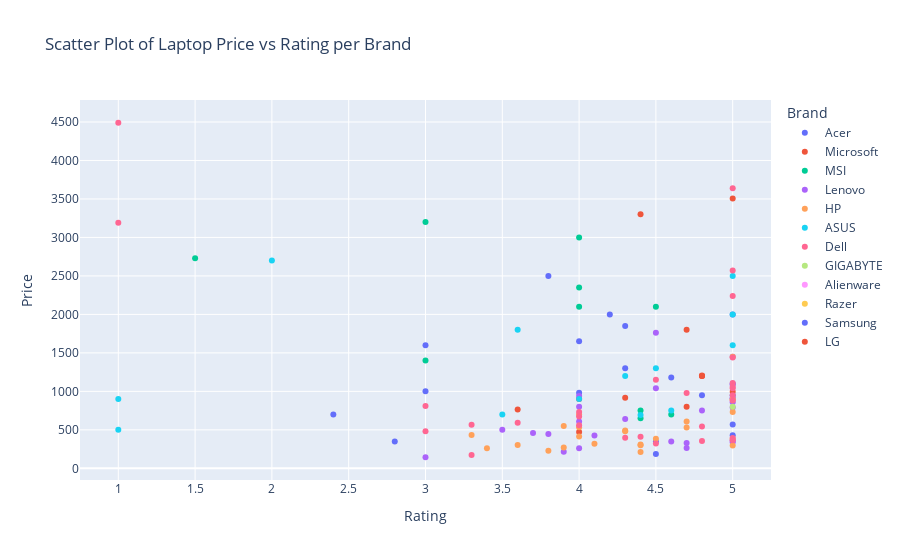

Write notebook code for a chart like this one.
### Code cell
scatter_price_rating = px.scatter(laptops_cleaned, x = 'Rating', y = 'Price', color = 'Brand', hover_data=["Brand", "Model"],
                                 labels = {'Rating': 'Rating', 'Price': "Price", 'Brand': 'Brand'},
                                 title = 'Scatter Plot of Laptop Price vs Rating per Brand')

scatter_price_rating.show()

### Figure 1 — Plotly figure (JSON) as saved in the notebook; plotly's stock layout.template omitted (floating-point values rounded to 4 significant figures; data arrays with more than 128 entries replaced by an {"elided": "..."} marker saying what was removed)
{"data": [{"customdata": [["Acer", "PHN16-71-73LT"], ["Acer", "A315-24PT-R90Z"], ["Acer", "PHN16-71-73RR"], ["Acer", "PH16-71-93FR"], ["Acer", "NX.VP2AA.008"], ["Acer", "NX.A6WAA.00H"], ["Acer", "SFG14-71T-71SZ"], ["Acer", "PT14-51-7979"], ["Acer", "PH18-71-94F1"], ["Acer", "SFX16-61G-R4J6"], ["Acer", "NH.QEWAA.001"], ["Acer", "NX.KHFAA.004"], ["Acer", "NX.VPDAA.003"], ["Acer", "NX.VUTAA.002"], ["Acer", "NX.K7UAA.001"], ["Acer", "NH.QC5AA.001"], ["Acer", "NH.QMHAA.001"], ["Acer", "NH.QESAA.002"], ["Acer", "AN515-58-527S"], ["Acer", "NX.KN1AA.001"], ["Acer", "NH.QMAAA.001"], ["Acer", "NX.KJZAA.001"], ["Acer", "TMP41452531CUS"], ["Acer", "SFX16-61G-R9VD"], ["Acer", "PH18-71-76B3"], ["Acer", "SFX14-71G-5911"], ["Acer", "NX.VN2AA.001"], ["Acer", "AN16-41-R9ZH"], ["Acer", "NX.A19AA.005"]], "hovertemplate": "Brand=%{customdata[0]}<br>Rating=%{x}<br>Price=%{y}<br>Model=%{customdata[1]}<extra></extra>", "legendgroup": "Acer", "marker": {"color": "#636efa", "symbol": "circle"}, "mode": "markers", "name": "Acer", "orientation": "v", "showlegend": true, "type": "scatter", "x": [4.6, 4.5, 4.8, 4.3, 5, 4.5, 5, 5, 3.8, 3, 4, 5, 3, null, null, null, null, null, 4.3, null, null, null, null, null, 4.2, null, 5, 4, null], "xaxis": "x", "y": [1180.0, 350.0, 950.0, 1850.0, 1100.0, 186.0, 950.0, 2000.0, 2500.0, 1600.0, 982.0, 570.0, 1000.0, 1065.0, 362.0, 836.0, 776.0, 790.0, 1300.0, 312.0, 1034.0, 359.0, 1050.0, 1250.0, 2000.0, 1100.0, 430.0, 1650.0, 466.0], "yaxis": "y"}, {"customdata": [["Microsoft", "QIL-00001"], ["Microsoft", "QIL-00052"], ["Microsoft", "Z2D-00001"], ["Microsoft", "QEZ-00001"], ["Microsoft", "RS1-00001"], ["Microsoft", "XKQ-00006"], ["Microsoft", "Z3G-00001"], ["Microsoft", "GSRF VFL-00001"], ["Microsoft", "QKI-00001"], ["Microsoft", "GSRF 5BT-00058"], ["Microsoft", "GSRF 5W6-00001"], ["Microsoft", "GSRF VEF-00001"], ["Microsoft", "GSRF VGY-00001"], ["Microsoft", "GSRF V4C-00064"], ["Microsoft", "GSRF V4C-00022"], ["Microsoft", "GSRF 5EB-00058"], ["Microsoft", "GSRF THH-00035"], ["Microsoft", "GSRF V4G-00001"], ["Microsoft", "GSRF 5IM-00001"], ["Microsoft", "GSRF 5W6-00024"]], "hovertemplate": "Brand=%{customdata[0]}<br>Rating=%{x}<br>Price=%{y}<br>Model=%{customdata[1]}<extra></extra>", "legendgroup": "Microsoft", "marker": {"color": "#EF553B", "symbol": "circle"}, "mode": "markers", "name": "Microsoft", "orientation": "v", "showlegend": true, "type": "scatter", "x": [4.8, 4.8, 4.4, 4.7, 4.8, null, 5, null, 4.7, null, null, null, 3.6, null, 5, null, 4, 4.3, null, 4], "xaxis": "x", "y": [1200.0, 1200.0, 3300.0, 800.0, 1205, 1000.0, 3506, 1500.0, 1800.0, 721.0, 1080.0, 1240.0, 765.0, 995.0, 995.0, 1300.0, 473.0, 918.0, 1520.0, 901.0], "yaxis": "y"}, {"customdata": [["MSI", "PRE14EVO13269"], ["MSI", "CYBORG1512043"], ["MSI", "BRAVO15B7001"], ["MSI", "Thin GF63 12UCX-898US"], ["MSI", "Vector GP68HX 13VH-256US"], ["MSI", "CODR13NUC069"], ["MSI", "STEALTH1713019"], ["MSI", "PRE16STU14020"], ["MSI", "COM1413003"], ["MSI", "STEALTH1713008"], ["MSI", "CREATOR1711471"], ["MSI", "VECTOR16HX14479"], ["MSI", "PRE16EVO14016"], ["MSI", "THINGF6312823"], ["MSI", "PRE16EVO14013"], ["MSI", "GF63111424"], ["MSI", "Vector GP68HX 13VI-255US"], ["MSI", "GS6612246"], ["MSI", "PRE13EVO14027"]], "hovertemplate": "Brand=%{customdata[0]}<br>Rating=%{x}<br>Price=%{y}<br>Model=%{customdata[1]}<extra></extra>", "legendgroup": "MSI", "marker": {"color": "#00cc96", "symbol": "circle"}, "mode": "markers", "name": "MSI", "orientation": "v", "showlegend": true, "type": "scatter", "x": [null, 4.4, 4.4, 4.6, 4.5, null, 4, null, null, 4, 4, null, 3, null, null, null, 3, 1.5, null], "xaxis": "x", "y": [1500.0, 750.0, 650.0, 700.0, 2100.0, 1500.0, 2100.0, 1900.0, 1130.0, 3000.0, 2350.0, 3300.0, 1400.0, 900.0, 1450.0, 700.0, 3200.0, 2730.0, 1299], "yaxis": "y"}, {"customdata": {"elided": "67x2 str values"}, "hovertemplate": "Brand=%{customdata[0]}<br>Rating=%{x}<br>Price=%{y}<br>Model=%{customdata[1]}<extra></extra>", "legendgroup": "Lenovo", "marker": {"color": "#ab63fa", "symbol": "circle"}, "mode": "markers", "name": "Lenovo", "orientation": "v", "showlegend": true, "type": "scatter", "x": [5, 4.6, null, 4.8, null, null, null, 3, 4.5, 5, null, 4.7, null, null, null, null, 3.5, 3.9, null, null, 4, 3.8, null, 4.1, 4, null, 5, 4.7, null, null, 4.3, null, 5, 5, null, null, null, null, 4, null, 5, null, null, null, null, null, 4.5, null, null, null, null, null, null, null, null, null, null, null, null, 4, null, 3.7, null, null, 5, 5, null], "xaxis": "x", "y": [340.0, 350.0, 1200.0, 750.0, 630.0, 920.0, 500.0, 144.0, 1040.0, 910.0, 1040.0, 330.0, 800.0, 790.0, 1460.0, 940.0, 500.0, 216.0, 479.0, 640.0, 608.0, 446.0, 860.0, 426.0, 260.0, 800.0, 790.0, 264.0, 463.0, 880.0, 640.0, 1370.0, 910.0, 363.0, 820.0, 1600.0, 1600.0, 1250.0, 800.0, 1700.0, 860.0, 330.0, 880.0, 930.0, 380.0, 770.0, 1760.0, 1520.0, 1270.0, 2450.0, 900.0, 940.0, 653.0, 2080.0, 1480.0, 1220.0, 1500.0, 1540.0, 790.0, 940.0, 1200.0, 459.0, 1130.0, 990.0, 1450.0, 1090.0, 1250.0], "yaxis": "y"}, {"customdata": [["HP", "7Z183UT#ABA"], ["HP", "840G3.8.256.Pro"], ["HP", "7P3B6UT#ABA"], ["HP", "822P5UT#ABA"], ["HP", "840G6.i5.16.256"], ["HP", "BB5-32872"], ["HP", "840 G3"], ["HP", "840 G6"], ["HP", "745G6.8.256.Pro"], ["HP", "830 G5"], ["HP", "840 G5"], ["HP", "830 G6"], ["HP", "840 G5"], ["HP", "ZBook Studio G3"], ["HP", "840 G3"], ["HP", "X360.1030.G3.Pro"], ["HP", "15U.G5.i7.16.256"], ["HP", "89D96UTABA"], ["HP", "840 G3-32354"], ["HP", "840 G6"], ["HP", "840 G6"], ["HP", "ZBook Studio G5"], ["HP", "ZBOOK 15 G3-32463"], ["HP", "89D95UTABA"], ["HP", "15U.G6.i7.16.256"], ["HP", "840G6.8.256.Pro"], ["HP", "EliteBook 840 G7"], ["HP", "840G5.i5.8.256.Pro"], ["HP", "840 G3-31676"], ["HP", "14-dq0001dx"], ["HP", "830 G7"], ["HP", "650 G2"]], "hovertemplate": "Brand=%{customdata[0]}<br>Rating=%{x}<br>Price=%{y}<br>Model=%{customdata[1]}<extra></extra>", "legendgroup": "HP", "marker": {"color": "#FFA15A", "symbol": "circle"}, "mode": "markers", "name": "HP", "orientation": "v", "showlegend": true, "type": "scatter", "x": [null, 3.8, null, 5, 5, 4.4, 4.3, 4, 3.4, 4.5, 4, 4.7, null, 4.7, 4.3, 3.6, null, 5, 4.1, 4, null, 5, 3.9, null, 5, null, null, 3.9, 4.4, 4.4, 5, 3.3], "xaxis": "x", "y": [1740.0, 227.0, 578.0, 900.0, 297.0, 310.0, 493.0, 533.0, 260.0, 385.0, 413.8, 530.0, 442.0, 607.0, 482.0, 304.0, 374.0, 1450.0, 319.0, 700.0, 646.0, 890.0, 550.0, 1600.0, 385.0, 275.0, 732.0, 270.0, 298.9, 213.0, 732.0, 432.0], "yaxis": "y"}, {"customdata": [["ASUS", "UP3404VADS74T"], ["ASUS", "K6602VV-ES94"], ["ASUS", "TP3604VA-DS51T"], ["ASUS", "GU605MZ-G16.U94080"], ["ASUS", "K3502ZA-DS51"], ["ASUS", "GU605MY-G16.U94090"], ["ASUS", "M1505YA-ES74"], ["ASUS", "B1400CEA-XH51"], ["ASUS", "GZ301ZC-PS73"], ["ASUS", "H7600ZW-DB76"], ["ASUS", "G533ZS-DS94"], ["ASUS", "GA403UI-G14.R94070"], ["ASUS", "S533EADH51"], ["ASUS", "GA403UV-G14.R94060"], ["ASUS", "S3502QA-DS71"], ["ASUS", "F1704ZA-DS24"]], "hovertemplate": "Brand=%{customdata[0]}<br>Rating=%{x}<br>Price=%{y}<br>Model=%{customdata[1]}<extra></extra>", "legendgroup": "ASUS", "marker": {"color": "#19d3f3", "symbol": "circle"}, "mode": "markers", "name": "ASUS", "orientation": "v", "showlegend": true, "type": "scatter", "x": [4.3, 4.5, 3.5, null, 1, null, 4.6, 4, 3.6, 2, 5, 5, 4.4, 5, null, 1], "xaxis": "x", "y": [1200.0, 1300.0, 700.0, 2700.0, 900.0, 3300.0, 750.0, 900.0, 1800.0, 2700.0, 2500.0, 2000.0, 693.0, 1600.0, 850.0, 500.0], "yaxis": "y"}, {"customdata": [["Dell", "G5535-A643GRY-PUS"], ["Dell", "5400"], ["Dell", "7400"], ["Dell", "5480"], ["Dell", "BB5-32866"], ["Dell", "9268W"], ["Dell", "R3T1W"], ["Dell", "V6PFC"], ["Dell", "BB5-31852"], ["Dell", "23KC8"], ["Dell", "V3XYD"], ["Dell", "4MRP5"], ["Dell", "9DVJP"], ["Dell", "7420"], ["Dell", "PXRGK"], ["Dell", "5400"], ["Dell", "0F2DH"], ["Dell", "Precision 7540"], ["Dell", "F2KP3"], ["Dell", "6R13F"], ["Dell", "7400"], ["Dell", "T2M08"], ["Dell", "5FCXR"], ["Dell", "D5J9K"], ["Dell", "XGY4R"], ["Dell", "NYW3Y"], ["Dell", "3RVDT"], ["Dell", "KPYT2"], ["Dell", "3GCR6"], ["Dell", "W6KXD"], ["Dell", null], ["Dell", "JCJH4"], ["Dell", "2R2W8"], ["Dell", "VX0CJ"], ["Dell", "PRECISION 7710-32304"], ["Dell", "7400"], ["Dell", "E5570"], ["Dell", "7TGXP"], ["Dell", "8XYTH"], ["Dell", "XDW20"], ["Dell", "NKJW4"], ["Dell", "VXCY2"], ["Dell", "P83TM"], ["Dell", "VJ8YG"], ["Dell", "7400"], ["Dell", "NPXC7"], ["Dell", "1FC3X"], ["Dell", "KCR3D"], ["Dell", "PRECISION 7510-32297"], ["Dell", "26DYG"], ["Dell", "6HY8N"], ["Dell", "5490"], ["Dell", "84CPP"], ["Dell", "6PCRX"], ["Dell", "9F2WR"], ["Dell", "4KFPT"], ["Dell", "J75WM"], ["Dell", "79T1D"], ["Dell", "2H58M"], ["Dell", "FNMGY"], ["Dell", "8GHCF"], ["Dell", "5490"], ["Dell", "P7N66"]], "hovertemplate": "Brand=%{customdata[0]}<br>Rating=%{x}<br>Price=%{y}<br>Model=%{customdata[1]}<extra></extra>", "legendgroup": "Dell", "marker": {"color": "#FF6692", "symbol": "circle"}, "mode": "markers", "name": "Dell", "orientation": "v", "showlegend": true, "type": "scatter", "x": [null, 5, 4, 4.5, 4.4, 5, 4.7, 4.5, 4.8, 5, null, 5, null, null, null, 4.8, 5, 5, null, null, 4, 5, null, null, null, null, null, null, 1, null, 3.3, null, null, null, 3, 4, 3, null, null, null, null, null, null, null, 3.3, null, null, null, 3.6, 1, null, 4.3, null, null, null, null, 5, 5, 5, null, null, 5, null], "xaxis": "x", "y": [1150.0, 395.0, 675.0, 324.0, 410.0, 1110.0, 980.0, 1150.0, 354.0, 2240.0, 1430.0, 880.0, 730.0, 900.0, 1360.0, 545.0, 2570.0, 1060.0, 700.0, 710.0, 732.0, 3640.0, 1700.0, 960.0, 950.0, 1090.0, 2620.0, 1700.0, 4490.0, 1060.0, 173.0, 3970.0, 1530.0, 990.0, 810.0, 560.9, 482.0, 1370.0, 1570.0, 1170.0, 1440.0, 900.0, 1350.0, 1810.0, 566.7, 1220.0, 1030.0, 1130.0, 592.0, 3190.0, 1520.0, 397.0, 1900.0, 1540.0, 1820.0, 850.0, 1440.0, 950.0, 1040.0, 1640.0, 960.0, 366.0, 1320.0], "yaxis": "y"}, {"customdata": [["GIGABYTE", "G6 KF-H3US864KH"], ["GIGABYTE", "G5 MF-F2US313SH"], ["GIGABYTE", "AORUS 16X 9SG-43USC64SH"], ["GIGABYTE", "AORUS 15 BKG-13US754SH"], ["GIGABYTE", "AORUS 17 BSG-13US654SH"], ["GIGABYTE", "AORUS 16X ASG-53USC64SH"], ["GIGABYTE", "AORUS 17X AZG-65US665SH"], ["GIGABYTE", "G6 MF-H2US854KH"]], "hovertemplate": "Brand=%{customdata[0]}<br>Rating=%{x}<br>Price=%{y}<br>Model=%{customdata[1]}<extra></extra>", "legendgroup": "GIGABYTE", "marker": {"color": "#B6E880", "symbol": "circle"}, "mode": "markers", "name": "GIGABYTE", "orientation": "v", "showlegend": true, "type": "scatter", "x": [null, 5, null, null, null, null, null, null], "xaxis": "x", "y": [1200.0, 800.0, 1700.0, 1700.0, 2000.0, 1950.0, 3700.0, 1000.0], "yaxis": "y"}, {"customdata": [["Alienware", "AWM16-7032BLK-PUS"]], "hovertemplate": "Brand=%{customdata[0]}<br>Rating=%{x}<br>Price=%{y}<br>Model=%{customdata[1]}<extra></extra>", "legendgroup": "Alienware", "marker": {"color": "#FF97FF", "symbol": "circle"}, "mode": "markers", "name": "Alienware", "orientation": "v", "showlegend": true, "type": "scatter", "x": [null], "xaxis": "x", "y": [1650.0], "yaxis": "y"}, {"customdata": [["Razer", "RZ09-05081ED3-R3U1"], ["Razer", "RZ09-0510TEM4-R3U1"], ["Razer", "RZ09-0510SEN3-R3U1"], ["Razer", "RZ09-05081EM3-R3U1"]], "hovertemplate": "Brand=%{customdata[0]}<br>Rating=%{x}<br>Price=%{y}<br>Model=%{customdata[1]}<extra></extra>", "legendgroup": "Razer", "marker": {"color": "#FECB52", "symbol": "circle"}, "mode": "markers", "name": "Razer", "orientation": "v", "showlegend": true, "type": "scatter", "x": [null, null, null, null], "xaxis": "x", "y": [2700.0, 3800.0, 3000.0, 2700.0], "yaxis": "y"}, {"customdata": [["Samsung", "GSRF NP730QDA-KA1US"], ["Samsung", "GSRF NP340XLA-KA1US"]], "hovertemplate": "Brand=%{customdata[0]}<br>Rating=%{x}<br>Price=%{y}<br>Model=%{customdata[1]}<extra></extra>", "legendgroup": "Samsung", "marker": {"color": "#636efa", "symbol": "circle"}, "mode": "markers", "name": "Samsung", "orientation": "v", "showlegend": true, "type": "scatter", "x": [2.4, 2.8], "xaxis": "x", "y": [700.0, 350.0], "yaxis": "y"}, {"customdata": [["LG", "GSRF 14Z90P-K.AAW5U1"]], "hovertemplate": "Brand=%{customdata[0]}<br>Rating=%{x}<br>Price=%{y}<br>Model=%{customdata[1]}<extra></extra>", "legendgroup": "LG", "marker": {"color": "#EF553B", "symbol": "circle"}, "mode": "markers", "name": "LG", "orientation": "v", "showlegend": true, "type": "scatter", "x": [null], "xaxis": "x", "y": [1080.0], "yaxis": "y"}], "layout": {"legend": {"title": {"text": "Brand"}, "tracegroupgap": 0}, "title": {"text": "Scatter Plot of Laptop Price vs Rating per Brand"}, "xaxis": {"anchor": "y", "domain": [0, 1], "title": {"text": "Rating"}}, "yaxis": {"anchor": "x", "domain": [0, 1], "title": {"text": "Price"}}}}
